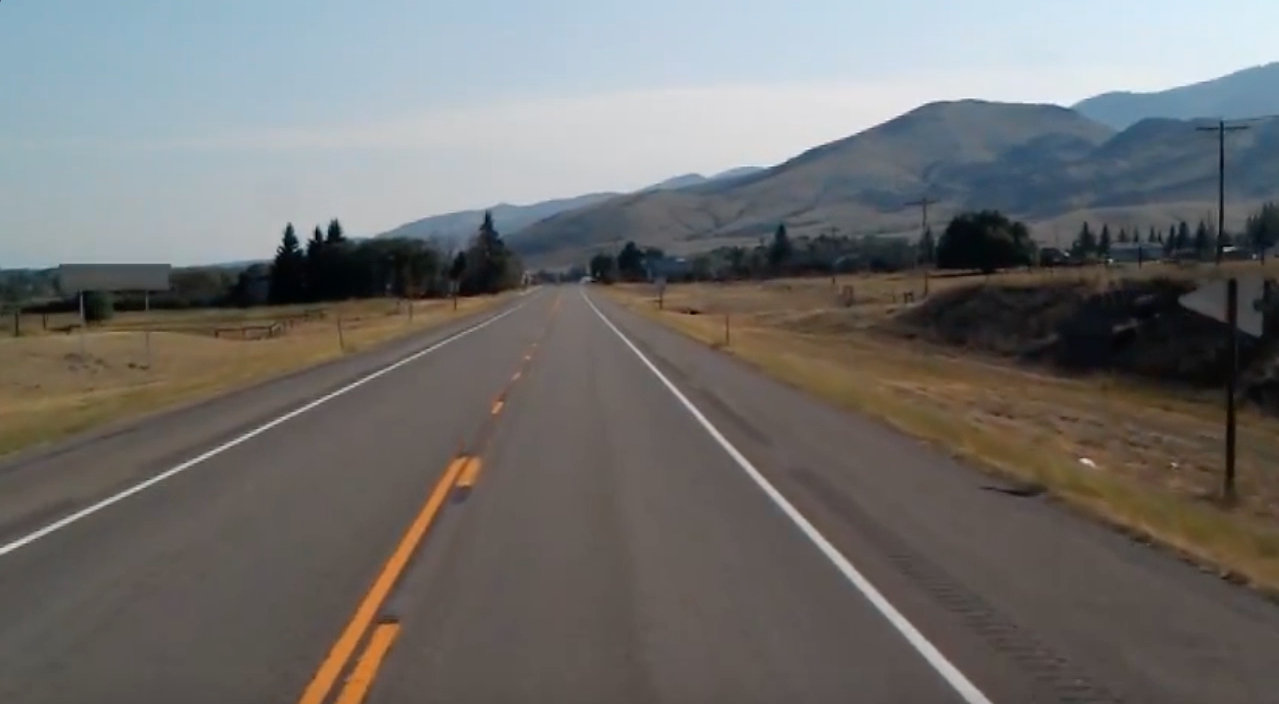
#> input picture finding-lanes/test_image.jpg, 1279 x 704 px
$ python grayscale_test.py
#> lines starting #> are read from the running program, lines starting #| are printed output that depends on the picture
#> further down, image is the input picture: shape (704, 1279, 3); mean B, G, R 109.7, 111.3, 112.3
### finding-lanes/grayscale.py
import numpy as np

def bgr_to_gray_average(image):
    gray_image = image // 3 # we lose some slight precision here but it's minimal
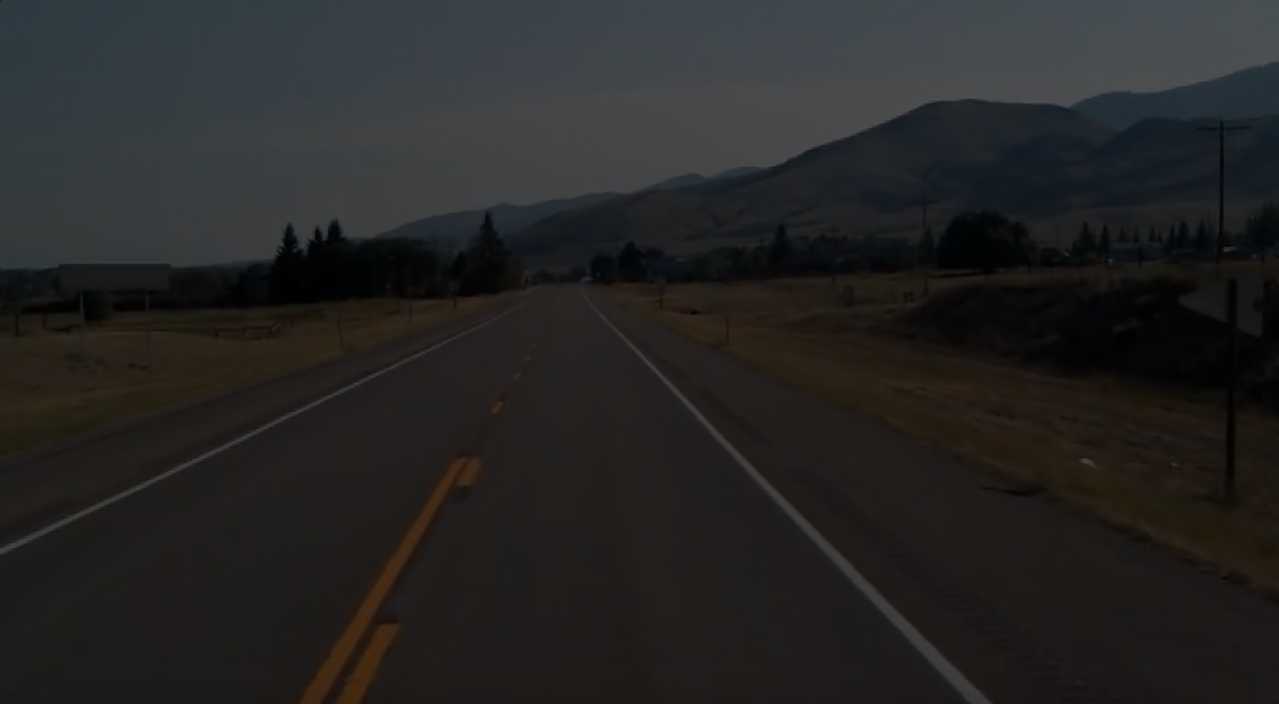
#> gray_image: shape (704, 1279, 3); mean B, G, R 36.2, 36.8, 37.1
    return (gray_image[..., 0] + gray_image[..., 1] + gray_image[..., 2])

def bgr_to_gray_desaturation(image):
    return ((np.amax(image, 2) / 2) + (np.amin(image, 2) / 2)).astype('uint8')

def bgr_to_gray_luminosity(image):
    return (image[..., 0] * 0.114 + image[..., 1] * 0.587 + image[..., 2] * 0.299).astype('uint8')

def bgr_to_gray_max_decomp(image):
    return np.amax(image, 2)

def bgr_to_gray_min_decomp(image):
    return np.amin(image, 2)
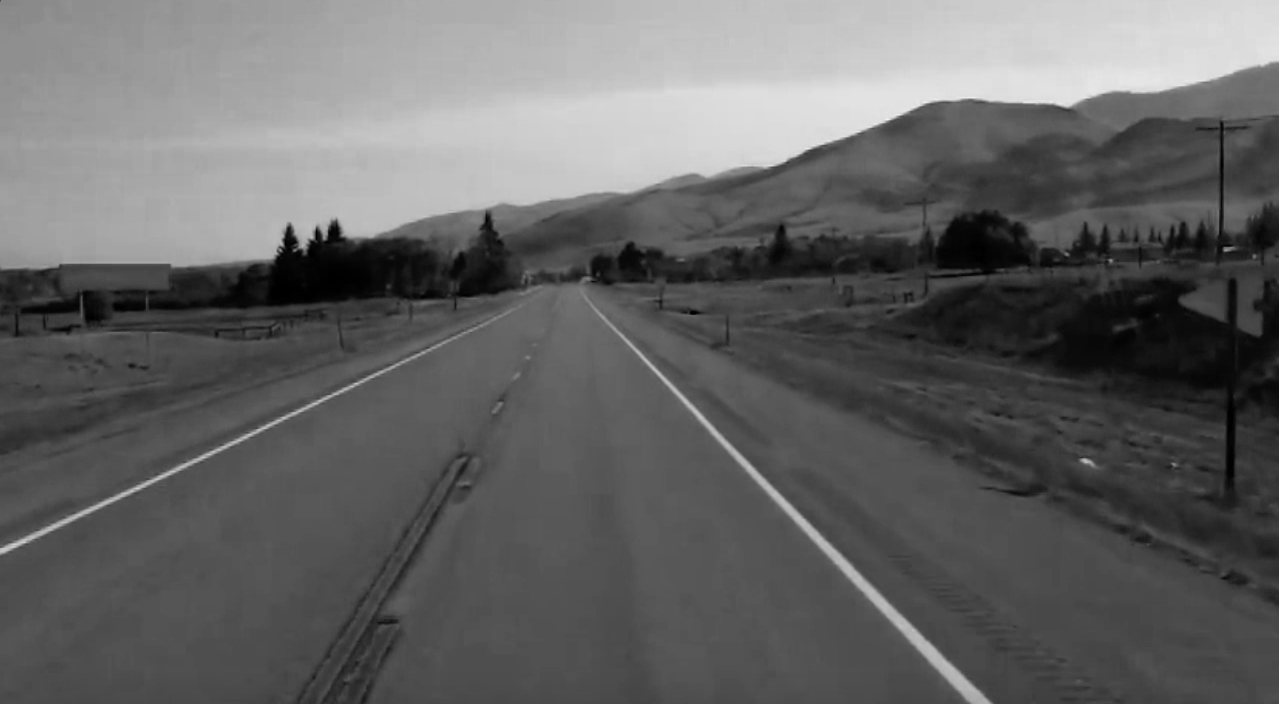
#> returned value: shape (704, 1279); min 0, max 241, mean 100.3

def bgr_to_gray_by_channel(image, channel):
#> called with channel = 0
    return image[...,channel]
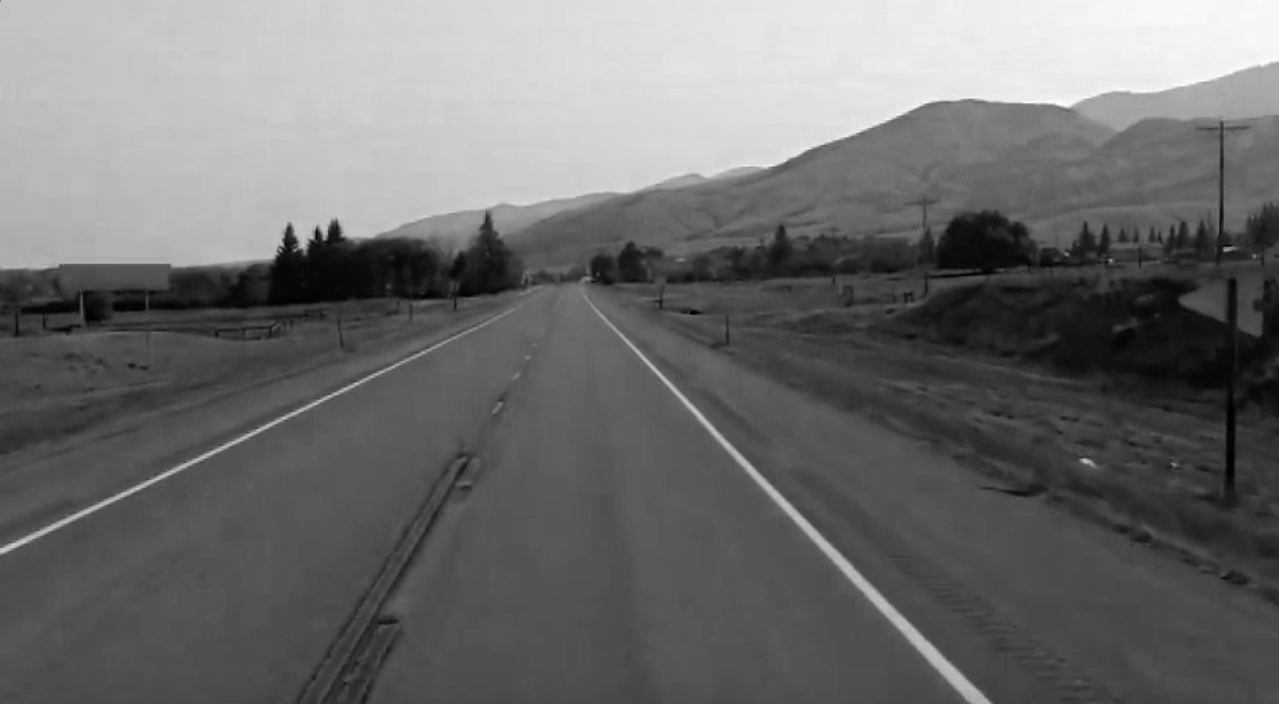
#> returned value: shape (704, 1279); min 0, max 254, mean 109.7

### finding-lanes/grayscale_test.py
import cv2
from grayscale import *

images = ['test_image.jpg', 'colors.jpg']

for image in images:
    image = cv2.imread(image)
    cv2.imshow('result', bgr_to_gray_average(image))
    cv2.waitKey()
    cv2.imshow('result', bgr_to_gray_desaturation(image))
    cv2.waitKey()
    cv2.imshow('result', bgr_to_gray_luminosity(image))
    cv2.waitKey()
    cv2.imshow('result', bgr_to_gray_max_decomp(image))
    cv2.waitKey()
    cv2.imshow('result', bgr_to_gray_min_decomp(image))
    cv2.waitKey()
    cv2.imshow('result', bgr_to_gray_by_channel(image, 0))
    cv2.waitKey()
    cv2.imshow('result', bgr_to_gray_by_channel(image, 1))
    cv2.waitKey()
    cv2.imshow('result', bgr_to_gray_by_channel(image, 2))
#> call 3 of bgr_to_gray_by_channel, with channel = 2
#> in bgr_to_gray_by_channel (call 3), `return image[...,channel]`:
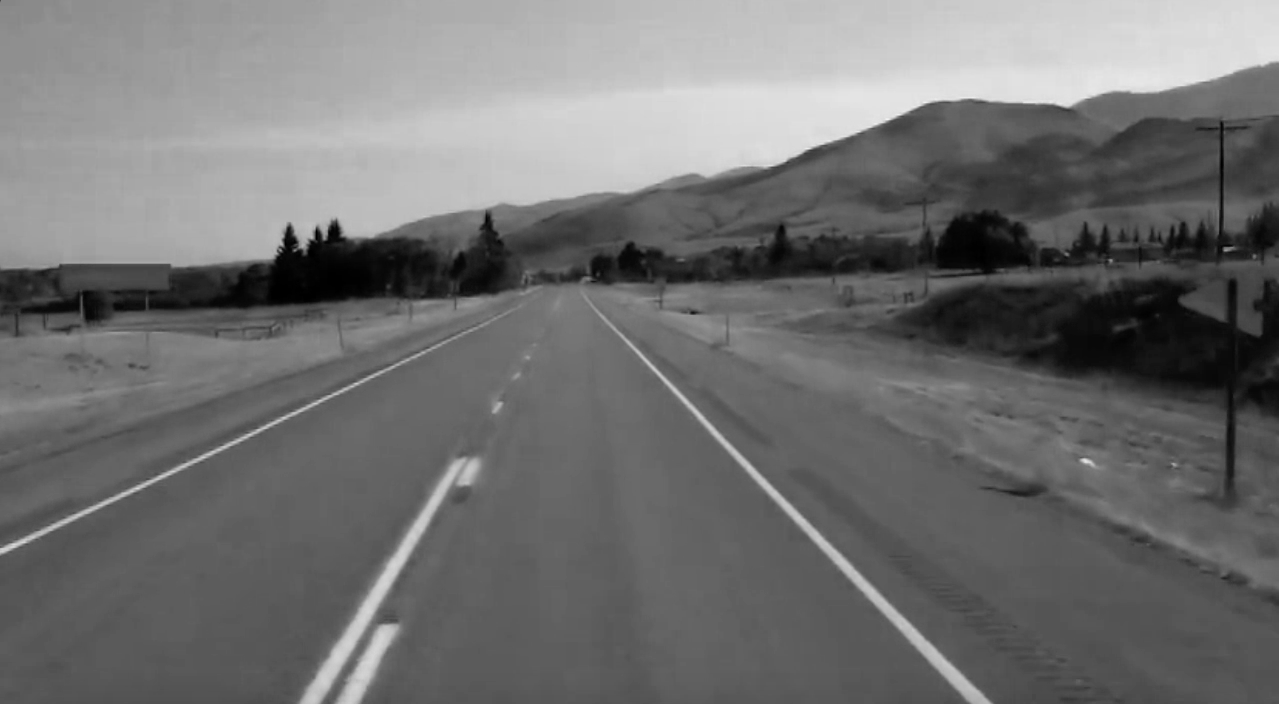
#> returned value: shape (704, 1279); min 0, max 242, mean 112.3
    cv2.waitKey()
